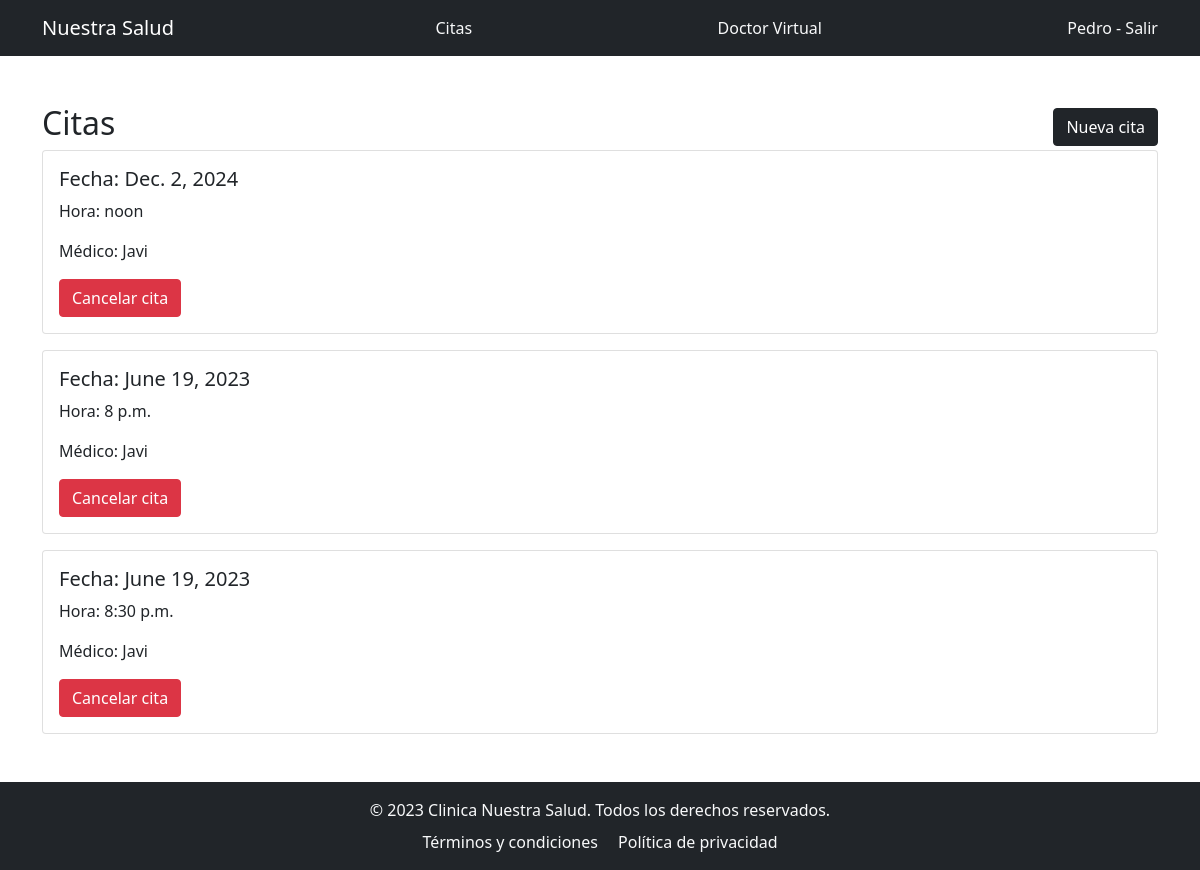
Screenshot of /clinic/citas/ (signed in) with the database file from the repository.
### clinic/models.py (models this page shows, shortened)
class Cita(models.Model):
    fecha = models.DateField()
    hora = models.TimeField()
    medico = models.ForeignKey(Perfil, related_name='citas_doctor', on_delete=models.CASCADE)
    paciente = models.ForeignKey(Perfil, related_name='citas_paciente', on_delete=models.CASCADE)
    cancelada = models.BooleanField(default=False)

class Perfil(models.Model):
    TIPO_USUARIO_CHOICES = [
        ('PAC', 'Paciente'),
        ('DOC', 'Doctor'),
    ]
    user = models.OneToOneField(User, on_delete=models.CASCADE, related_name='perfil')
    tipo_usuario = models.CharField(max_length=3, choices=TIPO_USUARIO_CHOICES, default='PAC')

### clinic/views.py (the view)
# urls.py: path('citas/', views.CitasView.as_view(), name='citas'),
class CitasView(LoginRequiredMixin, ListView):
    model = Cita
    template_name = 'citas.html'
    def get_queryset(self):
        perfil = Perfil.objects.get(user=self.request.user)
        if perfil.tipo_usuario == 'DOC':
            today = timezone.localdate()
            return Cita.objects.filter(medico=perfil, fecha=today)
        else:
            return Cita.objects.filter(paciente=perfil)

### clinic/templates/citas.html
{% extends 'base.html' %}
{% block content %}
    <div class="d-flex justify-content-between align-items-center">
        <h2>Citas</h2>
        {% if request.user.perfil.tipo_usuario == 'PAC' %}
            <a href="{% url 'clinic:nueva_cita' %}" class="btn btn-dark">Nueva cita</a>
        {% endif %}
    </div>
    {% for cita in object_list %}
        <div class="card mb-3">
            <div class="card-body">
                <h5 class="card-title">Fecha: {{ cita.fecha }}</h5>
                <p class="card-text">Hora: {{ cita.hora }}</p>
                <p class="card-text">Médico: {{ cita.medico.user.username }}</p>
                {% if cita.cancelada %}
                    <p class="card-text text-danger">Esta cita ha sido cancelada.</p>
                {% else %}
                    {% if request.user.perfil.tipo_usuario == 'PAC' %}
                        <a href="{% url 'clinic:cancelar_cita' cita.id %}" class="btn btn-danger">Cancelar cita</a>
                    {% endif %}
                {% endif %}
            </div>
        </div>
    {% endfor %}
{% endblock %}

### clinic/templates/base.html (shortened to what this page needs)
<!DOCTYPE html>
<html lang="en">
<head>
    <link href="https://cdn.jsdelivr.net/npm/bootstrap@5.1.1/dist/css/bootstrap.min.css" rel="stylesheet">
</head>
<body>
    <nav class="navbar navbar-dark bg-dark">
        <div class="container">
            <a class="navbar-brand text-decoration-none" href="{% url 'clinic:citas' %}">Nuestra Salud</a>
            <a class="nav-custom text-decoration-none text-light" href="{% url 'clinic:citas' %}">Citas</a>
            <a class="nav-custom text-decoration-none text-light" href="{% url 'clinic:doctor_virtual' %}">Doctor Virtual</a>
            {% if request.user.is_authenticated %}
                <a class="nav nav-custom text-decoration-none text-light" href="{% url 'clinic:logout' %}">{{ request.user.username }} - Salir</a>
            {% endif %}
        </div>
    </nav>
    <div class="container mt-5 mb-5">
        {% block content %}
        {% endblock %}
    </div>
    <footer class="footer bg-dark py-3 mt-auto">
        <div class="container text-center">
            <span class="text-light">© 2023 Clinica Nuestra Salud. Todos los derechos reservados.</span>
            <div class="mt-2">
                <a href="#" class="text-light text-decoration-none mx-2">Términos y condiciones</a>
                <a href="#" class="text-light text-decoration-none mx-2">Política de privacidad</a>
            </div>
        </div>
    </footer>
</body>
</html>

### rows the page displays
Cita: fecha "Dec. 2, 2024", hora "noon", medico.user.username "Javi", cancelada "Cancelar cita"
Cita: fecha "June 19, 2023", hora "8 p.m.", medico.user.username "Javi", cancelada "Cancelar cita"
Cita: fecha "June 19, 2023", hora "8:30 p.m.", medico.user.username "Javi", cancelada "Cancelar cita"

### other values shown
{{ request.user.username }} "Pedro"
